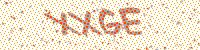
#> input picture png/1.png, 200 x 50 px, found by its file name; its folder holds only this picture in this run; the run also reads 1 picture not shown here
$ python preprocessing_red.py
#> lines starting #> are read from the running program, lines starting #| are printed output that depends on the picture; after the words box and inside, x2 and y2 are one past the last pixel; in counts of white or black regions, pixels touching at a corner belong together
#> further down, image is the input picture: shape (50, 200, 3); mean B, G, R 204.6, 225.6, 238.2
### png/utils.py
import cv2
import numpy as np

#openCV 에서는 BGR 순으로 채널 지정
BLUE = 0
GREEN = 1
RED = 2
# 특정한 색상의 모든 단어가 포함된 이미지를 추출합니다.
# [13 lines left out: function get_chars, not called in this run]


def leave_red(image, color):
#> called with color = 2
    other_1 = (color + 1) % 3 #BLUE
    other_2 = (color + 2) % 3 #GREEN

    c = image[:, :, other_1] > 175 #BLUE
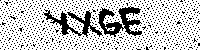
#> c: shape (50, 200) bool; 76.4% white; 972 black regions (970 under 20 px), largest, box (x1, y1, x2, y2) and area: (98, 6, 142, 37) 651, (43, 9, 103, 38) 526
    image[c] = [0, 0, 0] #black
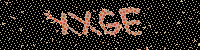
#> image: shape (50, 200, 3); mean of channels 0, 1, 2 31.1, 37.2, 45.5; drawn as B, G, R
    c = image[:, :, other_2] > 175 #GREEN
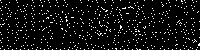
#> c: shape (50, 200) bool; 6.3% white in thin lines or dots
    image[c] = [0, 0, 0]
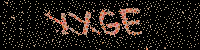
#> image: shape (50, 200, 3); 6.26% of pixels changed, all inside (x1, y1, x2, y2) = (0, 0, 200, 50); drawn as B, G, R
    #c = image[:, :, color] < 170
    #image[c] = [0, 0, 0]
    c = image[:, :, color] != 0
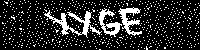
#> c: shape (50, 200) bool; 17.3% white; 649 white regions (646 under 20 px), largest, box (x1, y1, x2, y2) and area: (44, 10, 102, 38) 439, (118, 7, 142, 36) 287, (99, 8, 122, 37) 259
    image[c] = [255, 255, 255] #white
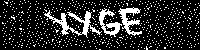
#> image: shape (50, 200, 3); 17.3% white; 649 white regions (646 under 20 px), largest, box (x1, y1, x2, y2) and area: (44, 10, 102, 38) 439, (118, 7, 142, 36) 287, (99, 8, 122, 37) 259
    return image

# [37 lines left out: functions leave_blue, extract_chars, not called in this run]


# 특정한 이미지를 (20 x 20) 크기로 Scaling 합니다.
def resize20(image):
    resized = cv2.resize(image, (20, 20))
    return resized.reshape(-1, 400).astype(np.float32)

### png/preprocessing_red.py
import cv2
import utils
import os

os.chdir('C:\\BrityDefault\\qoo10_captcha_data\\png\\red_img') #red_img 경로 지정
cur_path = os.getcwd()


for i in range(1,16):
    image = cv2.imread(str(i) + '.png', cv2.IMREAD_COLOR)

    #cv2.imshow('Origin Image', image)
    #cv2.waitKey(0)
    #cv2.destroyAllWindows()

    red = utils.leave_red(image.copy(),utils.RED)
    #cv2.imshow('Image Gray', red)
    #cv2.waitKey(0)
    #cv2.destroyAllWindows()

    converted_path = 'C:\\BrityDefault\\qoo10_captcha_data\\png\\red_img\\converted'

    #배경이미지
    background = cv2.imread(converted_path + '\\background.png')

    #이미지 합치기
    h, w, c = red.shape
#> h = 50; w = 200; c = 3
    background[50:50 + h, 150:150+w] = red #red 이미지를 background에 넣기
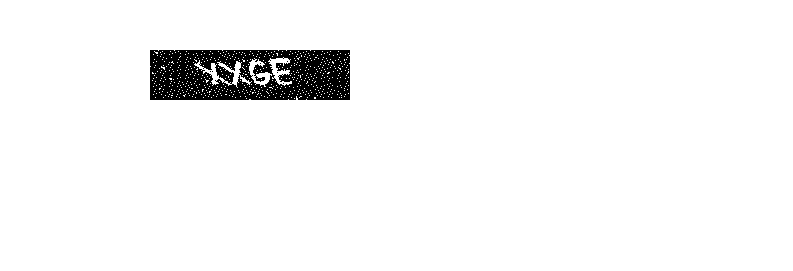
#> background: shape (271, 793, 3); 96.2% white; 7 black regions (6 under 20 px), largest, box (x1, y1, x2, y2) and area: (150, 50, 350, 100) 8263
#> (the run stopped early here; a loop or call above may not have finished)
